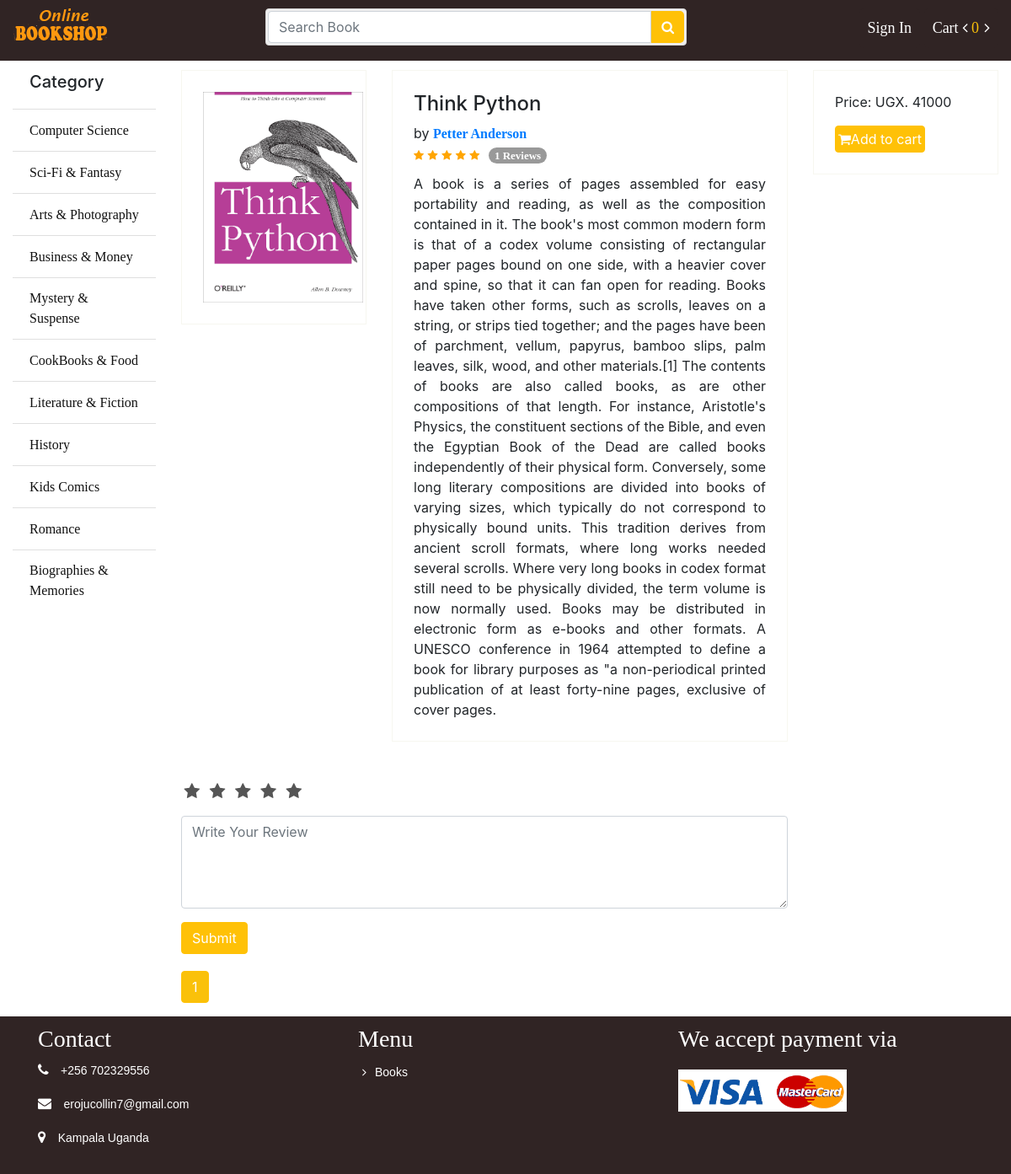
Screenshot of /book/1 with the database file from the repository.
### store/models.py (models this page shows, shortened)
class Category(models.Model):
	name = models.CharField(max_length = 100)
	slug = models.SlugField(max_length = 150, unique=True ,db_index=True)
	icon = models.FileField(upload_to = "category/")
	create_at = models.DateTimeField(auto_now_add = True)
	updated_at = models.DateTimeField(auto_now_add = True)

class Book(models.Model):
	writer = models.ForeignKey(Writer, on_delete = models.CASCADE)
	category = models.ForeignKey(Category, on_delete = models.CASCADE)
	name = models.CharField(max_length = 100)
	slug = models.SlugField(max_length=100, db_index=True)
	price = models.IntegerField()
	stock = models.IntegerField()
	coverpage = models.FileField(upload_to = "coverpage/")
	bookpage = models.FileField(upload_to = "bookpage/")
	created = models.DateTimeField(auto_now_add=True)
	updated = models.DateTimeField(auto_now=True)
	totalreview = models.IntegerField(default=1)
	totalrating = models.IntegerField(default=5)
	status = models.IntegerField(default=0)
	description = models.TextField()

class Writer(models.Model):
	name = models.CharField(max_length = 100)
	slug = models.SlugField(max_length=150, unique=True ,db_index=True)
	bio = models.TextField()
	pic = models.FileField(upload_to = "writer/")
	create_at = models.DateTimeField(auto_now_add = True)
	updated_at = models.DateTimeField(auto_now_add = True)
	def __str__(self):
		return self.name

### store/views.py (the view, shortened to what this page needs)
# urls.py: path('book/<int:id>', views.get_book, name="book"),
def get_book(request, id):
    form = ReviewForm(request.POST or None)
    book = get_object_or_404(Book, id=id)
    rbooks = Book.objects.filter(category_id=book.category.id)
    r_review = Review.objects.filter(book_id=id).order_by('-created')
    paginator = Paginator(r_review, 4)
    page = request.GET.get('page')
    rreview = paginator.get_page(page)
    context = {
        "book":book,
        "rbooks": rbooks,
        "form": form,
        "rreview": rreview
    }
    return render(request, "store/book.html", context)

### store/forms.py
class ReviewForm(forms.ModelForm):
    review_star = forms.IntegerField(widget=forms.HiddenInput(), initial=1)
    review_text = forms.CharField(widget=forms.Textarea(attrs={'rows': 4, 'placeholder': 'Write Your Review'}))
    class Meta:
        model = Review
        fields = [
            'review_star',
            'review_text'
        ]
    def __init__(self, *args, **kwargs):
        super(ReviewForm, self).__init__(*args, **kwargs)
        self.helper = FormHelper()
        self.helper.form_show_labels = False

### cart/cart.py (called while the page is built)
    def __len__(self):
        return sum(item['quantity'] for item in self.cart.values())

### store/context_processors.py (called while the page is built)
def sidebar(request):
	categories = Category.objects.all()
	context = {
		"cat":categories
	}
	return context

def cart(request):
	cart = Cart(request)
	context = {
		"cart": cart
	}
	return context

### store/templates/store/book.html (shortened to what this page needs)
{% extends 'store/base.html' %}
{% load static %}
{% load crispy_forms_tags %}
{% load customfunction %}
{% block container %}
			<div class="row">
				<div class="col-sm-12">
					<div class="row">
						<div class="col-sm-3">
							<div class="grid-item">
								<div class="view-details" style="cursor:pointer">
									<img id="product_image" class="lookInsideImg" src="{{ book.coverpage.url }}">
								</div>
							</div>
						</div>
						<div class="col-sm-6">
							<div class="product-information">
								<h4>{{ book.name }}</h4>
								<p style="margin: 0px">by <a style="font-weight:bold" href="{% url 'store:writer' id=book.writer.id %}">{{ book.writer }}</a></p>
								<div class='rating'>
									{{ book.totalrating|averagerating:book.totalreview }}
									<a href='#getreview'><span class='totalrating'>{{ book.totalreview|add:-1 }} Reviews</span></a>
								</div>
								<article class="text-justify" style="margin-top:10px;">
									{{ book.description }}
								</article>
							</div>
						</div>
						<div class="col-sm-3">
							<div class="pricebox">
								<p>Price: UGX. <span> {{ book.price }}</span></p>
								<button class="btn btn-warning" id="addTocart" data-book-id="{{ book.id }}">
									<i class="fa fa-shopping-cart""></i>Add to cart
								</button>
							</div>
						</div>
					</div>
				</div>
			    <div class="col-sm-9 mt-5" id="getreview">
					<div class="rating-stars text-left">
						<ul id="stars">
						  <li id="azaa" class="star" data-value="1"> <i class="fa fa-star fa-fw"></i> </li>
						  <li id="azbb" class="star" data-value="2"> <i class="fa fa-star fa-fw"></i> </li>
						  <li id="azcc" class="star" data-value="3"> <i class="fa fa-star fa-fw"></i> </li>
						  <li id="azdd" class="star" data-value="4"> <i class="fa fa-star fa-fw"></i> </li>
						  <li id="azee" class="star" data-value="5"> <i class="fa fa-star fa-fw"></i> </li>
						</ul>
					</div>
				   <form action="" method="POST" class="needs-validation" novalidate="">
						<div class="form-group">
							{{ form.review_text|as_crispy_field }}
						</div>
						<div class="form-group">
							<button class="btn btn-warning" type="submit" style="color: #fff">Submit </button>
						</div>
				   </form>
					<div class="d-pagination">
					    <ul class="pagination">
						{% for ord in rreview.paginator.page_range %}
							{% if rreview.number == ord %}
								<li class="page-item active">
									<span class="page-link">{{ ord }}
									</span>
								</li>
							{% elif ord > rreview.number|add:'-3' and ord < rreview.number|add:'3' %}
								<li class="page-item">
									<a class="page-link" href="?page={{ ord }}">{{ ord }}</a>
								</li>
							{% endif %}
						{% endfor %}
					    </ul>
					</div>
				</div>
			</div>
{% endblock %}

### store/templates/store/bin/sidebar.html
			<ul class="list-group list-group-flush">
				<li class="list-group-item"><h5>Category</h5></li>
				{% for p in cat %}
				<li class="list-group-item"><a href="{% url 'store:category' id=p.id %}">{{p.name}}</a></li>
				{% endfor %}
			</ul>

### store/static/css/style.css (style rules this page uses)
.titleheader > h3, a { font-family: "Times New Roman", Times, serif; display: inline-block; }
.totalrating { display: inline-block; min-width: 10px; padding: 3px 7px; font-weight: bold; line-height: 1; color: #fff; text-align: center; white-space: nowrap; background-color: #999; border-radius: 10px; margin-left: 6px; }
.rating span { font-size: 13px; }
.checked { color: orange; }
ul li { list-style: none; }
.list-group li a { color: #111; }
.page-link { color: #111!important; }
.page-item.active .page-link { z-index: 1; color: #fff!important; background-color: #fac10a!important; border-color: #ffc107!important; }
.btn-warning, .btn-warning:hover { color: #fff; }
.book-wrapper .btn, .pricebox .btn { padding: 3px }
.view-details { position: relative; border: 1px solid #F7F7F0; padding:25px; overflow: hidden; margin-top: 10px; }
.view-details img { max-height: 250px; transition: all 0.3s ease-in-out; }
.product-information, .pricebox { border: 1px solid #F7F7F0; padding:25px; margin-top: 10px; }
.rating-stars ul, .review-stars ul { list-style-type:none; padding:0; -moz-user-select:none; -webkit-user-select:none; }
.rating-stars ul > li.star { display:inline-block; }
.rating-stars ul > li.star > i.fa { color:#555; }
.rating-stars ul > li.star > i.fa { font-size:20px; }
.d-pagination { margin-top: 20px; }

### rows the page displays
Category: name "Computer Science"
Category: name "Sci-Fi & Fantasy"
Category: name "Arts & Photography"
Category: name "Business & Money"
Category: name "Mystery & Suspense"
Category: name "CookBooks & Food"
Category: name "Literature & Fiction"
Category: name "History"
Category: name "Kids Comics"
Category: name "Romance"
Category: name "Biographies & Memories"
Book: coverpage (picture), name "Think Python", writer "Petter Anderson", totalreview|add "1", description "A book is a series of pages assembled for easy portability and reading, as well as the composition contained in it. The book's most common modern form is that of a codex volume consisting of rectangular paper pages bound on one side, with a heavier cover and spine, so that it can fan open for reading. Books have taken other forms, such as scrolls, leaves on a string, or strips tied together; and the pages have been of parchment, vellum, papyrus, bamboo slips, palm leaves, silk, wood, and other materials.[1] The contents of books are also called books, as are other compositions of that length. For instance, Aristotle's Physics, the constituent sections of the Bible, and even the Egyptian…", price "41000"

### other values shown
{{ cart|length }} "0"
{{ ord }} "1"
